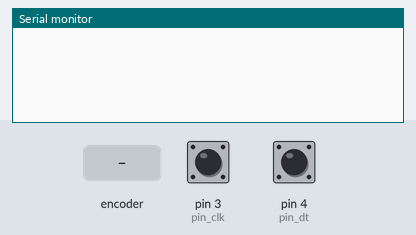
Recording of a sketch running on a simulated Arduino Uno, built with avr-gcc and run on an emulated ATmega328P. On the bench: the last lines printed to the serial monitor. The test bench sets the inputs (shaded band); at power-on: pin 3 (pin_clk) HIGH, pin 4 (pin_dt) HIGH.

Above: at 1.2 s.
1.3 s: rotary encoder on pin 3 (pin_clk) / pin 4 (pin_dt) turned 1 step (first pin leading)
At 1.9 s:
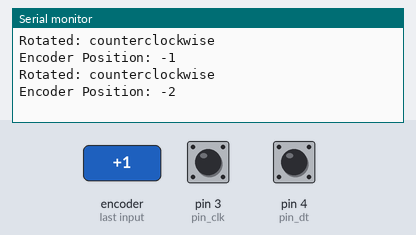
3.0 s: rotary encoder on pin 3 (pin_clk) / pin 4 (pin_dt) turned 2 steps (second pin leading)
At 4.0 s:
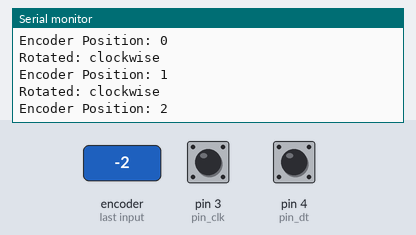
Timing chart, 0 to 6.0 s (numbered marks = the images above; inputs shaded):
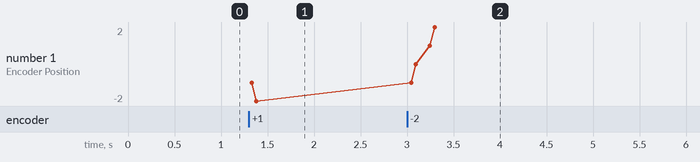

Measured:
- after the input at 1.3 s, the serial monitor: prints a new line at once (image 1)
- after the input at 3.0 s, the serial monitor: prints a new line at once (image 2)
- plotted number 1: -2 → 2 after the input at 3.0 s

The sketch:

rotary_encoder_ky040.ino
```cpp
int pin_clk = 3;  // Connected to CLK on KY-040
int pin_dt = 4;  // Connected to DT on KY-040
int encoder_pos_count = 0;
int pin_clk_last;
int clk_val;
boolean b_cw; // clockwise or counterclockwise

void rotary_setup() {
  pinMode(pin_clk, INPUT);
  pinMode(pin_dt, INPUT);
  /* Read Pin A
    Whatever state it's in will reflect the last position
  */
  pin_clk_last = digitalRead(pin_clk);
}

int rotary() {
  clk_val = digitalRead(pin_clk);
  if (clk_val != pin_clk_last) { // Means the knob is rotating
    // if the knob is rotating, we need to determine direction
    // We do that by reading pin B.
    if (digitalRead(pin_dt) == clk_val) {  // Means pin A Changed first - We're Rotating Clockwise
      encoder_pos_count ++;
      b_cw = true;
    } else {// Otherwise B changed first and we're moving CCW
      b_cw = false;
      encoder_pos_count --;
    }
    Serial.print("Rotated: ");
    if (b_cw) {
      Serial.println("clockwise");
    } else {
      Serial.println("counterclockwise");
    }
    Serial.print("Encoder Position: ");
    Serial.println(encoder_pos_count);

  }
  pin_clk_last = clk_val;
}

void setup() {
  rotary_setup();
  Serial.begin(9600);
}

void loop() {
  rotary();
}
```
